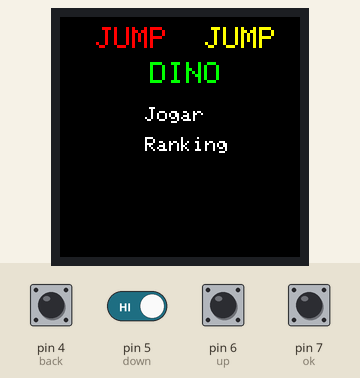
Recording of a sketch running on a simulated Arduino Uno, built with avr-gcc and run on an emulated ATmega328P. Shown: 240×240 colour display. The test bench sets the inputs (shaded band); at power-on: pin 4 (back), pin 5 (down), pin 6 (up), pin 7 (ok) HIGH. Random numbers use the default seed unless the sketch sets one; EEPROM starts erased.

Above: at 4.3 s.
4.4 s: pin 7 (ok) pulled LOW for 1 s
At 5.9 s:
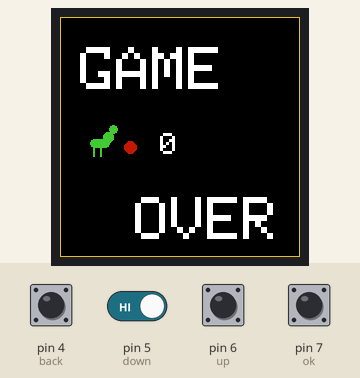
6.0 s: pin 5 (down) driven LOW and pin 7 (ok) driven LOW
9.0 s: pin 7 (ok) driven HIGH
At 10.5 s:
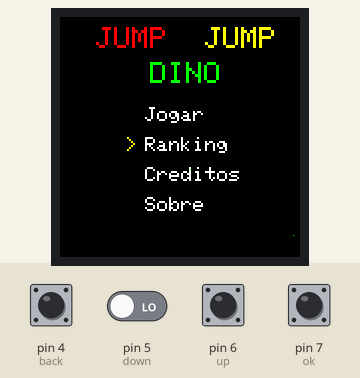
12.0 s: pin 4 (back) pulled LOW for 1 s
At 12.92 s:
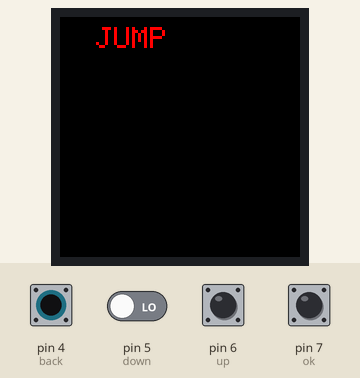
13.6 s: pin 7 (ok) driven LOW
At 15.7 s:
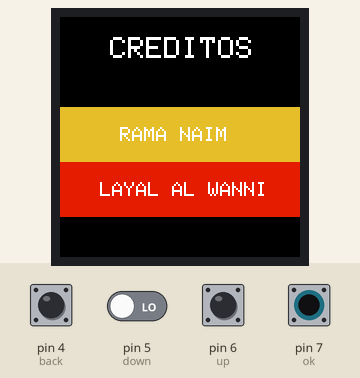
16.4 s: pin 4 (back) pulled LOW for 0.15 s
At 19.7 s:
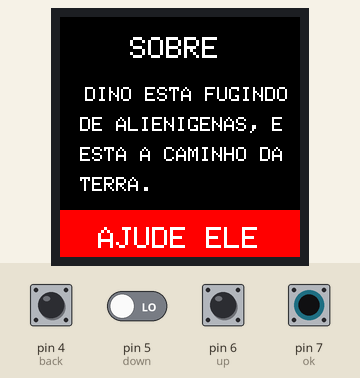
Timing chart, 0 to 20.1 s (numbered marks = the images above; inputs shaded):
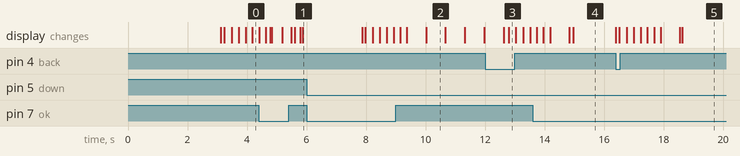

Measured:
- after the input at 16.4 s, the display: first changes at once (image 5 shows a later state)

The sketch:

code.ino
```cpp
         /*  JUMP DINO JUMP * /
/********************************************/
#include <Adafruit_GFX.h>
#include <Arduino_ST7789_Fast.h>
#include <SPI.h>
#include <EEPROM.h>
/********************************************/
#define ok  7
#define up  6
#define down  5
#define back  4

#define DC    9
#define RES   8
#define SDA   11
#define SCL   13

#define RAMA 0xe5e5
#define LAYAL 0xe0e0
#define RED1 0xc0c0
#define DINO 0x4646
#define rank1 0x6767
#define rank2 0x6666
#define rank3 0x6565

#define SCR_WD   240
#define SCR_HT   240
Arduino_ST7789 lcd = Arduino_ST7789(DC, RES);
/********************************************/
int posicao = 0;
int voltar = 0;
int rank [3];
/********************************************/
void capa_principal ();
void menu();
int escolhe_menu ();
void select_ok ();
void jogar();
void ranking();
void creditos();
void sobre ();
void ET ();
/********************************************/
void setup()
{
  lcd.init(SCR_WD, SCR_HT);
  pinMode (ok, INPUT_PULLUP);
  pinMode (up, INPUT_PULLUP);
  pinMode (down, INPUT_PULLUP);
  pinMode (back, INPUT_PULLUP);

  capa_principal ();
  EEPROM[20] = 0;
}
/********************************************/
void loop()
{
  menu();
  escolhe_menu();

}
/********************************************/
void capa_principal ()
{
  lcd.clearScreen ();
  lcd.fillScreen(0202);
  lcd.drawRect(0, 0, 240, 240, GREEN);
  lcd.setTextColor(RED);
  lcd.setTextSize(6.9);
  lcd.setCursor(59, 30);
  lcd.println("JUMP");
  lcd.setTextColor(GREEN);
  lcd.setCursor(60, 100);
  lcd.println("DINO");
  lcd.setTextColor(YELLOW);
  lcd.setCursor(59, 170);
  lcd.println("JUMP");
  delay(3000);

}
/********************************************/
void menu()
{
  lcd.clearScreen ();
  lcd.fillScreen(BLACK);
  lcd.setTextColor(RED);
  lcd.setTextSize(3.7);
  lcd.setCursor(36, 10);
  lcd.println("JUMP");
  delay(240);
  lcd.setTextColor(GREEN);
  lcd.setCursor(90, 45);
  lcd.println("DINO");
  delay(240);
  lcd.setTextColor(YELLOW);
  lcd.setCursor(145, 10);
  lcd.println("JUMP");
  delay(240);
  lcd.setTextColor(WHITE);
  lcd.setTextSize(2.3);
  lcd.setCursor (85, 90);
  lcd.println("Jogar");
  delay(220);
  lcd.setCursor(85, 120);
  lcd.println("Ranking");
  delay(220);
  lcd.setCursor(85, 150);
  lcd.println("Creditos");
  delay(220);
  lcd.setCursor(85, 180);
  lcd.println("Sobre");

}
/********************************************/
int escolhe_menu ()
{
  while (true)
  {
    ET ();
    if (digitalRead(down) == LOW)
    {
      posicao++; delay(500);
    }

    if (digitalRead(up) == LOW)
    {
      posicao--; delay(500);
    }

    if ( posicao > 3 )
    {
      posicao = 0;
    }

    if ( posicao < 0 )
    {
      posicao = 3;
    }

    if ( posicao == 0)
    {
      lcd.setTextColor (YELLOW);
      lcd.setCursor (65, 90);
      lcd.print (">");
    }

    else {
      lcd.fillRect (65, 90, 20, 20, BLACK);
    }

    if (posicao == 1)
    {
      lcd.setTextColor (YELLOW);
      lcd.setCursor (65, 120);
      lcd.print (">");
    }
    else {
      lcd.fillRect (65, 120, 20, 20, BLACK);
    }

    if (posicao == 2)
    {
      lcd.setTextColor (YELLOW);
      lcd.setCursor (65, 150);
      lcd.print (">");
    }
    else {
      lcd.fillRect (65, 150, 20, 20, BLACK);
    }

    if (posicao == 3)
    {
      lcd.setTextColor (YELLOW);
      lcd.setCursor (65, 180);
      lcd.print (">");
    }
    else {
      lcd.fillRect (65, 180, 20, 20, BLACK);
    }

    select_ok();

    if (voltar == 1)
    {
      voltar = 0;
      break;
    }
  }
}
/********************************************/
void select_ok ()
{
  if (digitalRead (ok) == LOW && posicao == 0)
  {
    lcd.fillScreen (BLACK);
    jogar();
    voltar = 1;
    return;
  }
  if (digitalRead (ok) == LOW && posicao == 1)
  {
    lcd.fillScreen (BLACK);
    ranking();
    voltar = 1;
    return;
  }
  if (digitalRead (ok) == LOW && posicao == 2)
  {
    lcd.fillScreen (BLACK);
    creditos();
    voltar = 1;
    return;
  }
  if (digitalRead (ok) == LOW && posicao == 3)
  {
    lcd.fillScreen (BLACK);
    sobre();
    voltar = 1;
    return;
  }
  if (digitalRead (back) == LOW)
  {
    lcd.clearScreen();
    menu();
    escolhe_menu();
    voltar = 1;
    return;
  }
}
/********************************************/
void jogar()
{
  int xmeteoro, ymeteoro;
  int x, y; // variavel auxiliar
  x = 260;
  y = 155;
  int xdino, ydino;
  int oldxdino, oldydino;
  xdino = 50;
  ydino = 155;

  int scorePlayer = 0;

  do
  {
    xmeteoro = x;
    ymeteoro = y;
    oldxdino = xdino;
    oldydino = ydino;

    // pulo
    if (digitalRead (up) == LOW && ydino > 75)
    {
      // ele vai subir 6 pixels
      ydino -= 6;
    }

    /*  tamanho do quadrado  */
    if (x <= xdino + 20 && y <= ydino && y <= ydino + 20) {

      // BATIDA
      delay(200);
      lcd.clearScreen ();

      lcd.drawRect(0, 0, 240, 240, RAMA);
      lcd.setTextSize (6);
      lcd.setTextColor (WHITE);
      lcd.setCursor (20, 30);
      lcd.print ("GAME");
      lcd.setCursor (75, 180);
      lcd.print ("OVER");

      lcd.fillRect(33, 130, 2.5, 10, DINO);//perna esquerda.
      lcd.fillRect(40, 130, 2.5, 10, DINO);//perna direita.
      lcd.fillRoundRect(30, 122, 20, 9, 20, DINO);//corpo
      lcd.fillCircle(48, 120, 5.3, DINO);//pescoço
      lcd.fillCircle(53, 112, 4.5, DINO);//cabeça
      lcd.fillCircle(70, 130, 6, RED1);//meteoro

      lcd.setTextSize(3);
      lcd.setCursor(100, 116);
      lcd.print(scorePlayer);
      delay(2000);

      int r =  EEPROM[20];
      int rank[3];
      rank[0] = EEPROM[21];
      rank[1] = EEPROM[22];
      rank[2] = EEPROM[23];


      if (r == 0 && rank[0] < scorePlayer)
      {
        EEPROM[21] = scorePlayer;
      }
      if (r == 1 && rank[1] < scorePlayer)
      {
        EEPROM[22] = scorePlayer;
      }
      if (r == 2 && rank[2] < scorePlayer)
      {
        EEPROM[23] = scorePlayer;
      }
      r++;

      EEPROM[20] = r;

      return;
    }

    // queda
    if (ydino < 155)
    {
      ydino += 2;//velocidade do dino
    }
    if (oldxdino != xdino || oldydino != ydino)
    {
      lcd.fillRect(oldxdino, oldydino, 20, 20, BLACK);
    }
    lcd.fillRect(xdino, ydino, 20, 20, GREEN);

    x -= 1.5;//velocidade do obstaculo
    if (xmeteoro != x  || ymeteoro != y)//meteoro
    {
      lcd.fillCircle(xmeteoro, ymeteoro, 6, BLACK);//apagando a posicao antiga
    }
    lcd.fillCircle(x, y, 6, RED1);
    delay(5);

    if (x < 0)
    {
      lcd.fillCircle(0, ymeteoro, 6, BLACK);
      x = 240;

      /* PONTUAÇÃO DO PLAYER */
      lcd.fillRect (0, 20, 240, 20, BLACK);
      lcd.setTextColor (WHITE);
      scorePlayer ++;
      lcd.setCursor (40, 20);
      lcd.print ("SCORE");
      lcd.setCursor (140, 20);
      lcd.print (scorePlayer);
    }

    if (digitalRead (back) == LOW)
    {
      return;
    }
  } while (true);
}

/********************************************/
void ranking()
{
  int x, j, i; // variaveis auxiliares

  lcd.setCursor(60, 20);
  lcd.setTextColor(WHITE);
  lcd.setTextSize(3.7);
  lcd.print("RANKING");

  int rank[3];

  rank[0] = EEPROM[21];
  rank[1] = EEPROM[22];
  rank[2] = EEPROM[23];

  for (i = 0; i < 2; i++)
  {
    for (j = i + 1; j < 3; j++)
    {
      if (rank[i] < rank[j])
      {
        x = rank[i];
        rank[i] = rank[j];
        rank[j] = x;
      }
    }
  }


  lcd.fillRect(0, 80, 240, 128, rank1);
  lcd.fillRect(0, 128, 240, 176, rank2);
  lcd.fillRect(0, 176, 240, 224, rank3);
  lcd.fillRect(0, 224, 240, 240, BLACK);
  lcd.setCursor(40, 93);
  lcd.print ("-  ");
  lcd.print (rank[0]);
  lcd.setCursor (40, 142);
  lcd.print ("-  ");
  lcd.print (rank[1]);
  lcd.setCursor (40, 189);
  lcd.print ("-  ");
  lcd.print (rank[2]);

  do
  {
    if (digitalRead (back) == LOW)
    {
      return;
    }
  } while (true);
}
/********************************************/
void creditos()
{
  lcd.fillRect(0, 90, 240, 145, RAMA);
  lcd.fillRect(0, 145, 240, 200, LAYAL);
  lcd.fillRect(0, 200, 240, 240, BLACK);

  lcd.setCursor(50, 20);
  lcd.setTextColor(WHITE);
  lcd.setTextSize(3.7);
  lcd.print("CREDITOS");
  lcd.setCursor(60, 110);
  lcd.setTextColor(WHITE);
  lcd.setTextSize(2.5);
  lcd.print("RAMA NAIM");
  lcd.setCursor(40, 165);
  lcd.print("LAYAL AL WANNI");
  do
  {
    if (digitalRead (back) == LOW)
    {
      return;
    }
  } while (true);
}
/********************************************/
void sobre()
{
  lcd.setCursor(70, 20);
  lcd.setTextColor(WHITE);
  lcd.setTextSize(3.7);
  lcd.print("SOBRE");
  lcd.setCursor(25, 70);
  lcd.setTextColor(WHITE);
  lcd.setTextSize(2);
  lcd.print ("DINO ESTA FUGINDO");
  lcd.setCursor (20, 100);
  lcd.print ("DE ALIENIGENAS, E");
  lcd.setCursor (20, 130);
  lcd.print ("ESTA A CAMINHO DA");
  lcd.setCursor (20, 160);
  lcd.print ("TERRA.");
  lcd.setCursor (38, 210);
  lcd.fillRect(0, 193, 240, 240, RED);
  lcd.setTextSize(3.7);
  lcd.print ("AJUDE ELE");
  do
  {
    if (digitalRead (back) == LOW)
    {
      return;
    }
  } while (true);
}
/********************************************/
void ET ()
{
  int rand_x = random (240);
  int rand_y = random (240);
  lcd.drawPixel (rand_x, rand_y, GREEN);
  delay(150);
}
/********************************************/
```
